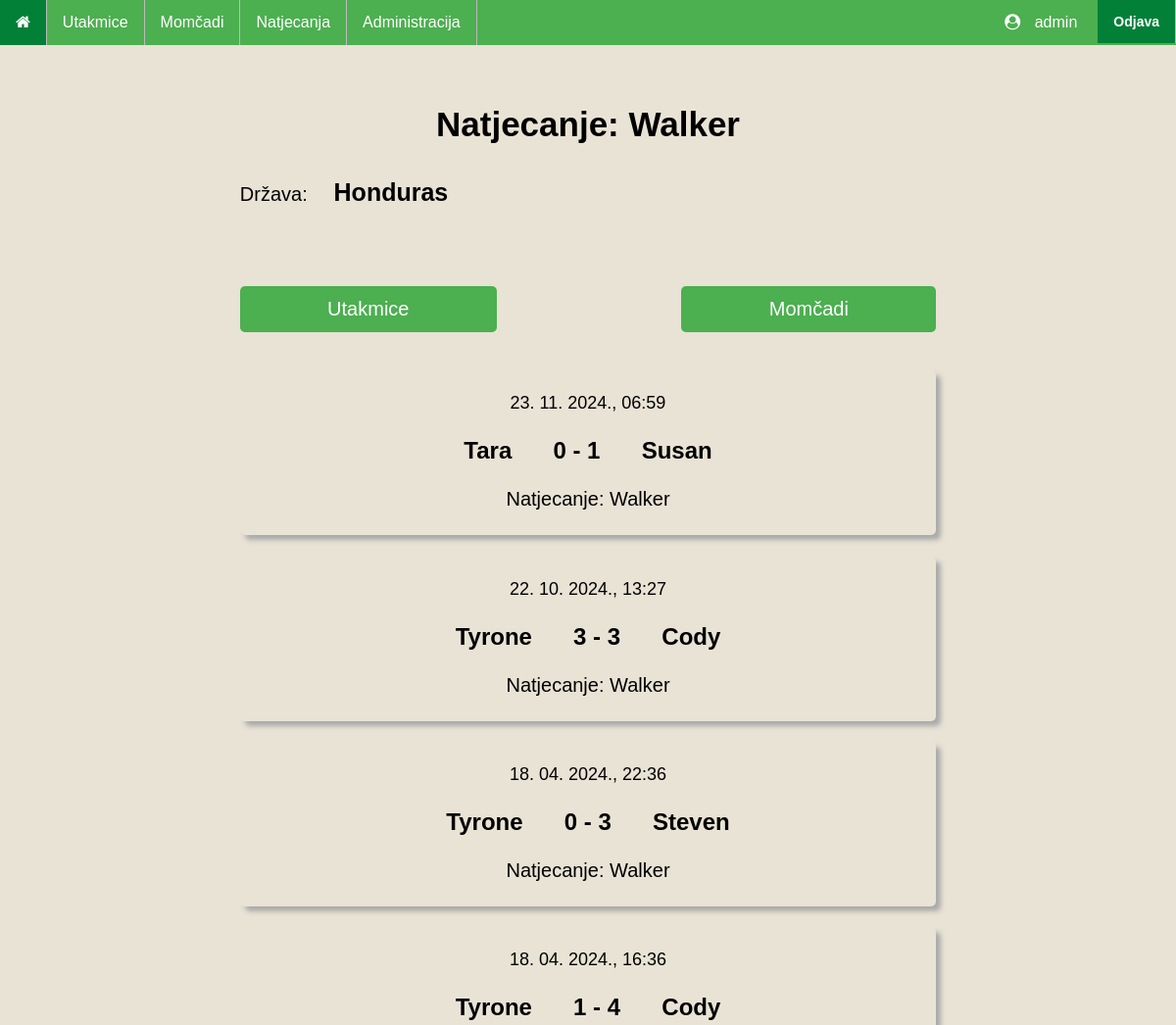
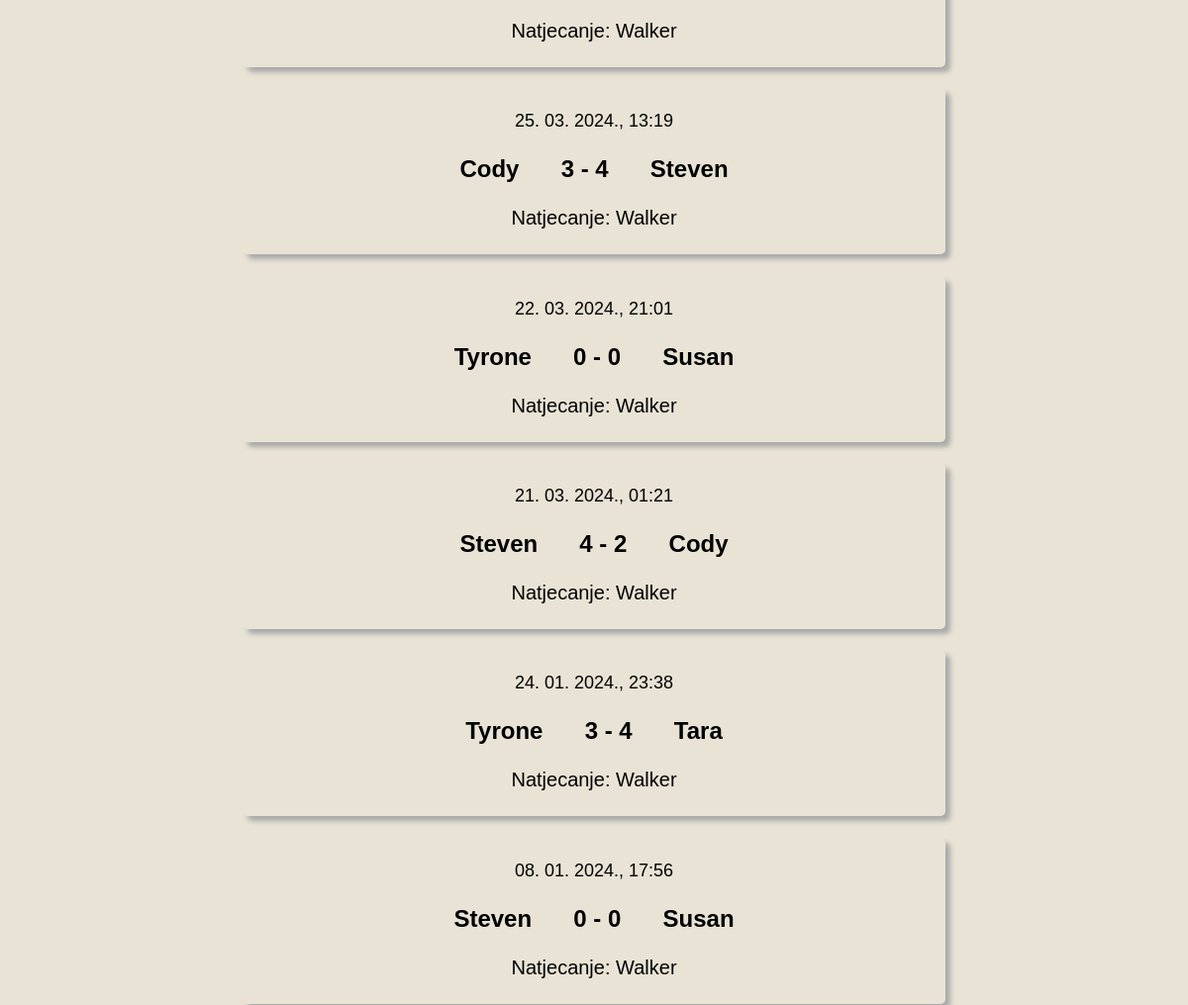
Page /competitions/18 (signed in) on the committed database (2 pictures, top to bottom).
### main/models.py (models this page shows, shortened)
class Competition(models.Model):
    competition_name = models.CharField(max_length=50)
    competition_country = models.CharField(max_length=30)
    competition_teams = models.ManyToManyField(Team)
    def __str__(self):
        return self.competition_name

class Match(models.Model):
    match_date = models.DateTimeField('Datum utakmice')
    match_stadium = models.TextField()
    match_competition = models.ForeignKey(Competition, on_delete=models.CASCADE, blank=True, null=True)
    match_team1 = models.ForeignKey(Team, on_delete=models.CASCADE, blank=True, null=True, related_name='team1')
    match_team2 = models.ForeignKey(Team, on_delete=models.CASCADE, blank=True, null=True, related_name='team2')
    match_score1 = models.IntegerField()
    match_score2 = models.IntegerField()

class Team(models.Model):
    team_name = models.CharField(max_length=50)
    team_stadium = models.TextField()
    team_country = models.CharField(max_length=30)
    def __str__(self):
        return '{}'.format(self.team_name)

### main/views.py (the view)
# urls.py: path('competitions/<pk>', CompetitionDetailed.as_view(), name='competitionDetails'),
class CompetitionDetailed(LoginRequiredMixin, DetailView):
    model = Competition
    template_name = 'main/competitionDetail.html'
    def get_context_data(self, *args, **kwargs):
        context = super(CompetitionDetailed, self).get_context_data(*args, **kwargs)
        context['matches_list'] = Match.objects.filter(match_competition__id = self.kwargs['pk']).order_by('-match_date')
        context['competition_teams'] = self.object.competition_teams.all()
        return context

### templates/main/competitionDetail.html (shortened to what this page needs)
{% extends "base_generic.html" %}
{% block content %}
    <h1>Natjecanje: {{ object.competition_name }}</h1>
    <p class="match_details">Država: <b>{{ object.competition_country }}</b></p>
    <br>
    {% if matches_list %}
        <div class="description competition">
            <a href="#matches" onclick="openClose(1)">Utakmice</a>
            <span></span>
            <a href="#teams" onclick="openClose(2)">Momčadi</a>
        </div>
        <div class="competitionMatches">
        {% for match in matches_list %}
            <a href="{% url 'matchDetails' match.id %}" class="match_link">
                <div class="match">
                    <p class="match_date"> {{ match.match_date|date:"d. m. Y., H:i" }} </p>
                    <p class="score">
                        {{ match.match_team1 }}
                    <span>
                        {{ match.match_score1 }} - {{ match.match_score2 }}
                    </span>
                        {{ match.match_team2 }}
                    </p>
                    <p class="match_competition">Natjecanje: {{ match.match_competition }} </p>
                </div>
            </a>
        {% endfor %}
        </div>
    {% else %}
        <p class="description" style="text-align: center;">Nema odigranih utakmica</p>
    {% endif %}
{% endblock %}

### templates/base_generic.html (shortened to what this page needs)
<!DOCTYPE html>
<html lang="hr">
<head>
    {% load static %}
    <link rel="stylesheet" type="text/css" href="{% static 'style.css' %}">
    <link rel="stylesheet" type="text/css" href="{% static 'matches.css' %}">
    <link rel="stylesheet" href="https://cdnjs.cloudflare.com/ajax/libs/font-awesome/4.7.0/css/font-awesome.min.css">
</head>
<body>
    <ul>
        <li><a href="/" title="Početna stranica"><i class="fa fa-home"></i></a></li>
        <li><a href="/matches/">Utakmice</a></li>
        <li><a href="/teams/">Momčadi</a></li>
        <li><a href="/competitions/">Natjecanja</a></li>
        {% if request.user.is_superuser %}
            <li><a href="/adminDashboard/">Administracija</a></li>
        {% endif %}
        <li style="float:right">
            <form id="logout-form" method="post" action="{% url 'logout' %}">
                <button type="submit">Odjava</button>
            </form>
        </li>
        <li style="float:right" class="userProfile">
            <i class='fa fa-user-circle' style="margin-right: 10px;"></i> {{ user.username }}
        </li>
    </ul>
    <div class="content">
        {% block content %}
        {% endblock %}
    </div>
</body>
</html>

### main/static/style.css (style rules this page uses)
html { font-family: 'Franklin Gothic', 'Arial Narrow', Arial, sans-serif; background: #e8e3d5; }
h1 { text-align: center; font-size: 35px; margin-top: 15%; margin-bottom: 5%; }
ul { list-style-type: none; margin: 0; padding: 0; width: 100%; position: fixed; top: 0; left: 0; overflow: hidden; background-color: #4CAF50; color: white; }
li { float: left; border-right:1px solid #bbb; }
li a { display: block; color: white; text-align: center; padding: 14px 16px; text-decoration: none; }
.userProfile { padding: 14px 16px; border: none; margin-right: 5px; }
#logout-form { background: #4CAF50 !important; padding: 0 !important; }
#logout-form button { font-size: 14px; color: white; background: #038037 !important; padding: 14px 16px !important; border: none; font-weight: bold; display: block; margin: 0; text-decoration: none; cursor: pointer; }
.content { display: block; margin: 0 auto; width: 60%; margin-bottom: 8%; }
form { width: 100%; border-radius: 5px; padding: 20px; }

### main/static/matches.css (style rules this page uses)
.description { font-size: 20px; margin-top: 6%; }
.match { width: 100%; border-radius: 5px; box-shadow: 5px 5px 5px #aaaaaa; margin-top: 3%; padding-top: 5px; padding-bottom: 5px; font-size: 18px; }
.match_date, .match_competition, .score { width: 100%; text-align: center; }
.match_competition { font-size: 20px; }
.score { font-size: 24px; font-weight: bold; }
.score span, .score_details span { margin-left: 5%; margin-right: 5%; }
.match_link:link { text-decoration: none; color: black; background: none; }
.match_details { font-size: 20px; }
.match_details b { font-size: 25px; margin-left: 3%; }
.competition { display: grid; grid-template-columns: auto auto auto; gap: 10px; }
.competition span { padding-top: 5px; padding-bottom: 5px; }
.description a:link, .description a:visited { background-color: #4CAF50; color: white; padding: 12px 5px; border-radius: 5px; text-align: center; text-decoration: none; display: inline-block; margin-bottom: 7%; }

### rows in the picture
Competition: competition_name "Walker", competition_country "Honduras"
Match: match_date "23. 11. 2024., 06:59", match_team1 "Tara", match_score1 "0", match_score2 "1", match_team2 "Susan", match_competition "Walker"
Match: match_date "22. 10. 2024., 13:27", match_team1 "Tyrone", match_score1 "3", match_score2 "3", match_team2 "Cody", match_competition "Walker"
Match: match_date "18. 04. 2024., 22:36", match_team1 "Tyrone", match_score1 "0", match_score2 "3", match_team2 "Steven", match_competition "Walker"
Match: match_date "18. 04. 2024., 16:36", match_team1 "Tyrone", match_score1 "1", match_score2 "4", match_team2 "Cody", match_competition "Walker"
Match: match_date "25. 03. 2024., 13:19", match_team1 "Cody", match_score1 "3", match_score2 "4", match_team2 "Steven", match_competition "Walker"
Match: match_date "22. 03. 2024., 21:01", match_team1 "Tyrone", match_score1 "0", match_score2 "0", match_team2 "Susan", match_competition "Walker"
Match: match_date "21. 03. 2024., 01:21", match_team1 "Steven", match_score1 "4", match_score2 "2", match_team2 "Cody", match_competition "Walker"
Match: match_date "24. 01. 2024., 23:38", match_team1 "Tyrone", match_score1 "3", match_score2 "4", match_team2 "Tara", match_competition "Walker"
Match: match_date "08. 01. 2024., 17:56", match_team1 "Steven", match_score1 "0", match_score2 "0", match_team2 "Susan", match_competition "Walker"

### other values in the picture
{{ user.username }} "admin"
